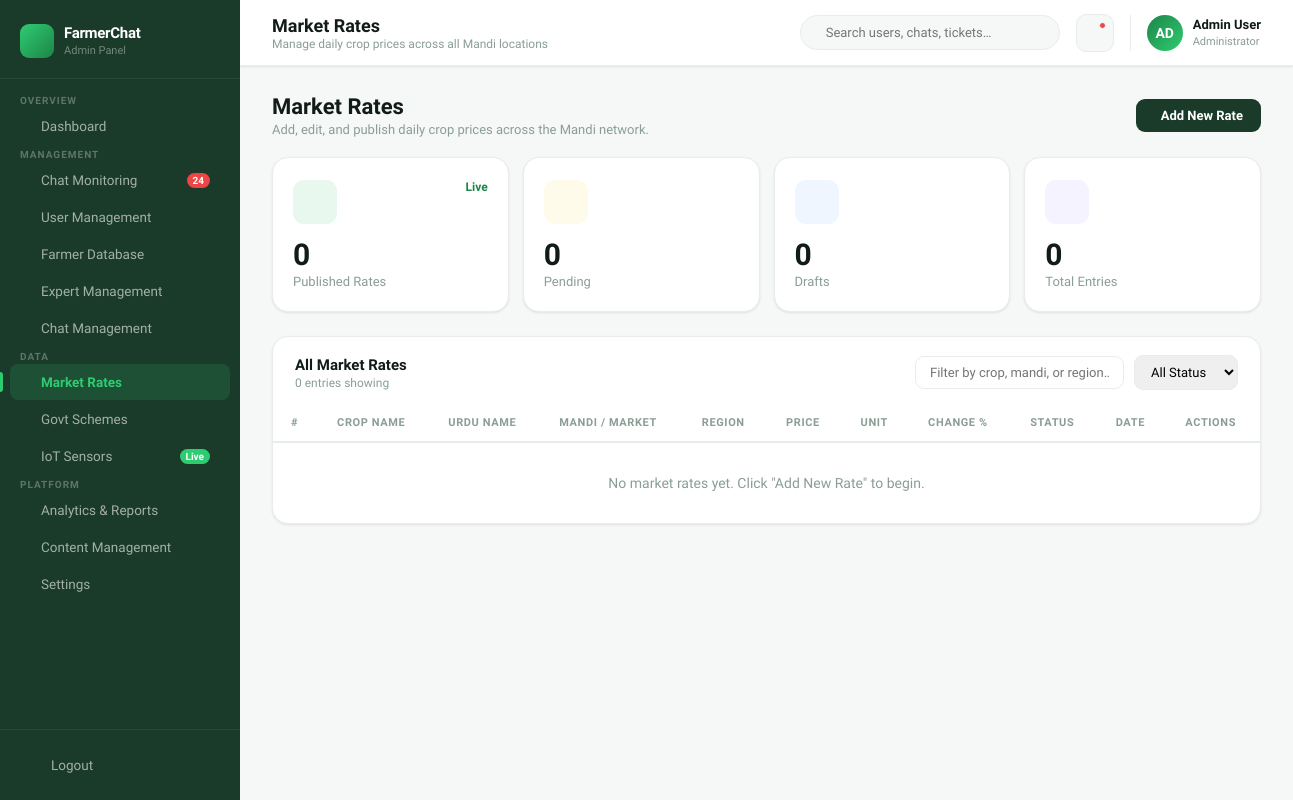
Page /market-rates/ (signed in) on the earlier database version.
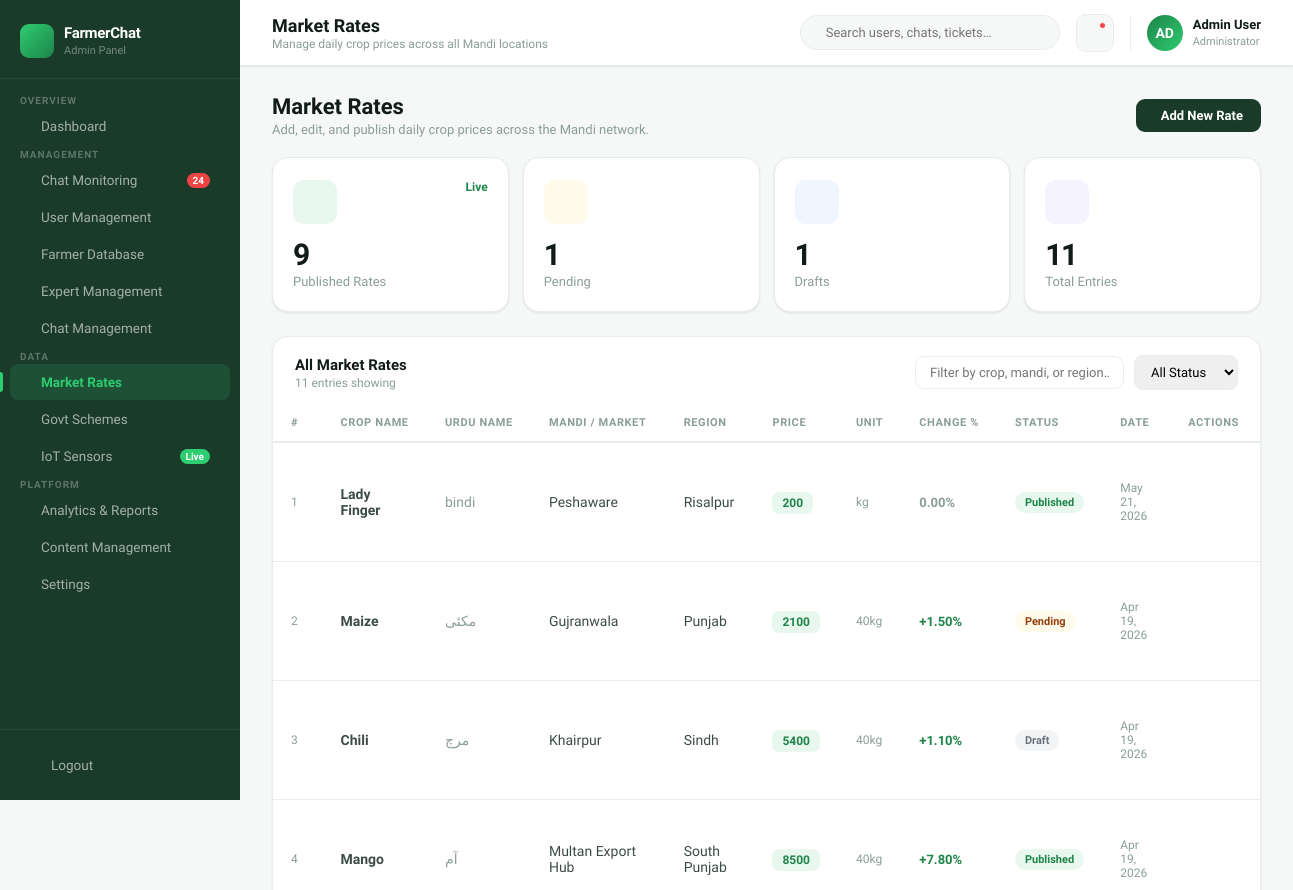
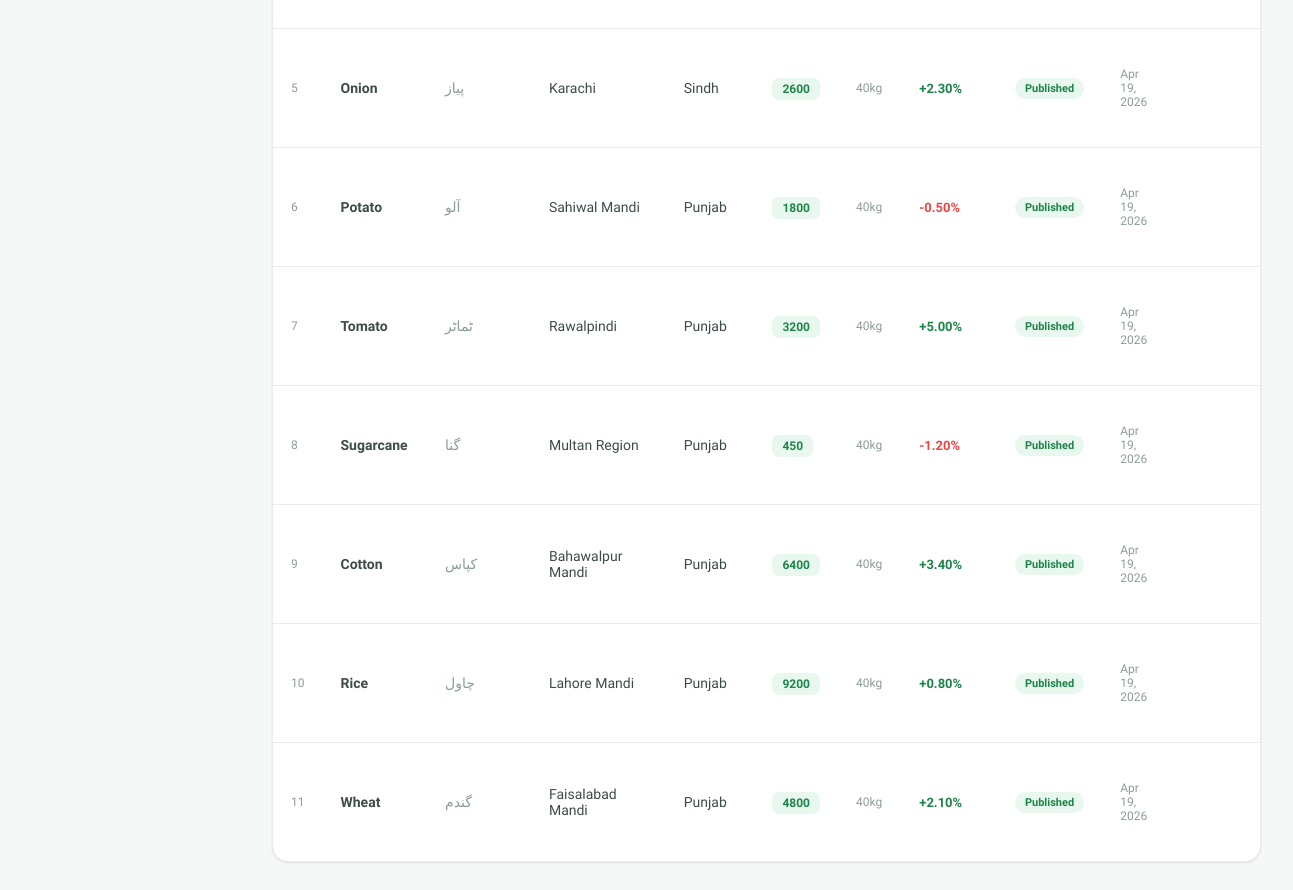
Same page on the later database version (2 pictures, top to bottom).
### core/models.py (models this page shows, shortened)
class MarketRate(models.Model):
    STATUS = [
        ("published", "Published"),
        ("pending", "Pending"),
        ("draft", "Draft"),
    ]
    UNIT = [
        ("40kg", "PKR / 40kg"),
        ("mound", "PKR / Mound"),
        ("kg", "PKR / kg"),
        ("ton", "PKR / Ton"),
    ]
    crop_name = models.CharField(max_length=100, db_index=True)
    crop_name_ur = models.CharField(max_length=100, blank=True, help_text="Urdu name e.g. گندم")
    mandi_name = models.CharField(max_length=150, db_index=True)
    region = models.CharField(max_length=100, db_index=True)
    price = models.DecimalField(max_digits=10, decimal_places=2)
    unit = models.CharField(max_length=10, choices=UNIT, default="40kg")
    price_change = models.DecimalField(
        max_digits=5,
        decimal_places=2,
        default=0,
        help_text="% change from yesterday. Positive = up, negative = down."
    )
    status = models.CharField(max_length=15, choices=STATUS, default="draft", db_index=True)
    created_by = models.ForeignKey(User, on_delete=models.SET_NULL, null=True, blank=True)
    date_recorded = models.DateField(default=timezone.now, db_index=True)
    created_at = models.DateTimeField(auto_now_add=True)
    updated_at = models.DateTimeField(auto_now=True)
    class Meta:
        ordering = ["-date_recorded", "-updated_at"]
        verbose_name = "Market Rate"
        verbose_name_plural = "Market Rates"
        indexes = [
            models.Index(fields=["crop_name", "region"]),
            models.Index(fields=["mandi_name", "date_recorded"]),
            models.Index(fields=["status", "date_recorded"]),
        ]

### core/views.py (the view)
@login_required
@user_passes_test(is_staff_user)
def market_rates(request):
    status_filter = request.GET.get("status", "").strip()
    crop_filter = request.GET.get("crop", "").strip()
    region_filter = request.GET.get("region", "").strip()
    rates = MarketRate.objects.select_related("created_by").order_by("-date_recorded", "-updated_at")
    if status_filter:
        rates = rates.filter(status=status_filter)
    if crop_filter:
        rates = rates.filter(crop_name__icontains=crop_filter)
    if region_filter:
        rates = rates.filter(region__icontains=region_filter)
    counts = {
        "all": MarketRate.objects.count(),
        "published": MarketRate.objects.filter(status="published").count(),
        "pending": MarketRate.objects.filter(status="pending").count(),
        "draft": MarketRate.objects.filter(status="draft").count(),
    }
    return render(request, "core/market_rates.html", {
        "rates": rates,
        "counts": counts,
        "active_status": status_filter,
        "crop_filter": crop_filter,
        "region_filter": region_filter,
    })

### core/views.py (called while the page is built)
def is_staff_user(user):
    return user.is_authenticated and user.is_staff

### templates/core/market_rates.html (shortened to what the changed rows need)
{% extends 'core/base.html' %}
{% block content %}
<div class="section-header">
  <div>
    <h1>Market Rates</h1>
  </div>
</div>
<div style="display:grid;grid-template-columns:repeat(4,1fr);gap:14px;margin-bottom:24px;">
  <div class="stat-card">
    <div class="stat-card-top">
      <div class="stat-icon green"></div>
      <span class="stat-trend up">Live</span>
    </div>
    <div class="stat-val">{{ counts.published }}</div>
    <div class="stat-label">Published Rates</div>
  </div>
  <div class="stat-card">
    <div class="stat-card-top">
      <div class="stat-icon amber"></div>
    </div>
    <div class="stat-val">{{ counts.pending }}</div>
    <div class="stat-label">Pending</div>
  </div>
  <div class="stat-card">
    <div class="stat-card-top">
      <div class="stat-icon blue"></div>
    </div>
    <div class="stat-val">{{ counts.draft }}</div>
    <div class="stat-label">Drafts</div>
  </div>
  <div class="stat-card">
    <div class="stat-card-top">
      <div class="stat-icon violet"></div>
    </div>
    <div class="stat-val">{{ counts.all }}</div>
    <div class="stat-label">Total Entries</div>
  </div>
</div>
<div class="card">
  <div class="card-header">
    <div class="card-header-left">
      <h3>All Market Rates</h3>
      <p>{{ rates|length }} entries showing</p>
    </div>
  </div>
  <div class="table-wrap">
    <table id="market-table">
      <thead>
        <tr>
          <th>#</th>
          <th>Crop Name</th>
          <th>Urdu Name</th>
          <th>Mandi / Market</th>
          <th>Region</th>
          <th>Price</th>
          <th>Unit</th>
          <th>Change %</th>
          <th>Status</th>
          <th>Date</th>
          <th>Actions</th>
        </tr>
      </thead>
      <tbody id="market-tbody">
        {% for rate in rates %}
        <tr
          data-id="{{ rate.pk }}"
          data-status="{{ rate.status }}"
          data-crop="{{ rate.crop_name|escapejs }}"
          data-crop-ur="{{ rate.crop_name_ur|default:''|escapejs }}"
          data-mandi="{{ rate.mandi_name|escapejs }}"
          data-region="{{ rate.region|escapejs }}"
          data-price="{{ rate.price }}"
          data-unit="{{ rate.unit }}"
          data-change="{{ rate.price_change }}"
          data-date="{% if rate.date_recorded %}{{ rate.date_recorded|date:'Y-m-d' }}{% endif %}"
        >
          <td style="color:var(--text-muted);font-size:12px;">{{ forloop.counter }}</td>
          <td>
            <strong>{{ rate.crop_name }}</strong>
          </td>
          <td style="color:var(--text-muted);">
            {{ rate.crop_name_ur|default:"—" }}
          </td>
          <td>{{ rate.mandi_name }}</td>
          <td>{{ rate.region }}</td>
          <td>
            <span class="price-chip">{{ rate.price|floatformat:0 }}</span>
          </td>
          <td style="font-size:12px;color:var(--text-muted);">
            {{ rate.unit }}
          </td>
          <td>
            <span style="font-weight:700;font-size:13px;color:{% if rate.price_change > 0 %}var(--green-dark){% elif rate.price_change < 0 %}var(--red){% else %}var(--text-muted){% endif %};">
              {% if rate.price_change > 0 %}+{% endif %}{{ rate.price_change }}%
            </span>
          </td>
          <td>
            <span class="badge {% if rate.status == 'published' %}badge-green{% elif rate.status == 'pending' %}badge-amber{% else %}badge-gray{% endif %}">
              {{ rate.get_status_display }}
            </span>
          </td>
          <td style="font-size:12px;color:var(--text-muted);">
            {{ rate.date_recorded|date:"M d, Y" }}
          </td>
          <td>
            <button class="tbl-action view" onclick="viewRate({{ rate.pk }})" title="View">
            </button>
            <button class="tbl-action edit" onclick="editRate({{ rate.pk }})" title="Edit">
            </button>
            <button class="tbl-action del" onclick="deleteRate({{ rate.pk }}, this)" title="Delete">
            </button>
          </td>
        </tr>
        {% empty %}
        <tr>
          <td colspan="11" style="text-align:center;padding:32px;color:var(--text-muted);">
            No market rates yet. Click "Add New Rate" to begin.
          </td>
        </tr>
        {% endfor %}
      </tbody>
    </table>
  </div>
</div>
{% endblock %}

Differences in the rows shown:
added MarketRate: crop_name "Lady Finger", crop_name_ur "bindi", mandi_name "Peshaware", region "Risalpur", price "200", unit "kg", price_change "0.00", status "Published", date_recorded "May 21, 2026"
added MarketRate: crop_name "Maize", crop_name_ur "مکئی", mandi_name "Gujranwala", region "Punjab", price "2100", unit "40kg", price_change "1.50", status "Pending", date_recorded "Apr 19, 2026"
added MarketRate: crop_name "Chili", crop_name_ur "مرچ", mandi_name "Khairpur", region "Sindh", price "5400", unit "40kg", price_change "1.10", status "Draft", date_recorded "Apr 19, 2026"
added MarketRate: crop_name "Mango", crop_name_ur "آم", mandi_name "Multan Export Hub", region "South Punjab", price "8500", unit "40kg", price_change "7.80", status "Published", date_recorded "Apr 19, 2026"
added MarketRate: crop_name "Onion", crop_name_ur "پیاز", mandi_name "Karachi", region "Sindh", price "2600", unit "40kg", price_change "2.30", status "Published", date_recorded "Apr 19, 2026"
added MarketRate: crop_name "Potato", crop_name_ur "آلو", mandi_name "Sahiwal Mandi", region "Punjab", price "1800", unit "40kg", price_change "-0.50", status "Published", date_recorded "Apr 19, 2026"
added MarketRate: crop_name "Tomato", crop_name_ur "ٹماٹر", mandi_name "Rawalpindi", region "Punjab", price "3200", unit "40kg", price_change "5.00", status "Published", date_recorded "Apr 19, 2026"
added MarketRate: crop_name "Sugarcane", crop_name_ur "گنا", mandi_name "Multan Region", region "Punjab", price "450", unit "40kg", price_change "-1.20", status "Published", date_recorded "Apr 19, 2026"
added MarketRate: crop_name "Cotton", crop_name_ur "کپاس", mandi_name "Bahawalpur Mandi", region "Punjab", price "6400", unit "40kg", price_change "3.40", status "Published", date_recorded "Apr 19, 2026"
added MarketRate: crop_name "Rice", crop_name_ur "چاول", mandi_name "Lahore Mandi", region "Punjab", price "9200", unit "40kg", price_change "0.80", status "Published", date_recorded "Apr 19, 2026"
added MarketRate: crop_name "Wheat", crop_name_ur "گندم", mandi_name "Faisalabad Mandi", region "Punjab", price "4800", unit "40kg", price_change "2.10", status "Published", date_recorded "Apr 19, 2026"
Other differences:
{{ counts.published }}: "0" → "9"
{{ counts.pending }}: "0" → "1"
{{ counts.draft }}: "0" → "1"
{{ counts.all }}: "0" → "11"
{{ rates|length }}: "0" → "11"
text no longer shown: "No market rates yet. Click \"Add New Rate\" to begin."
